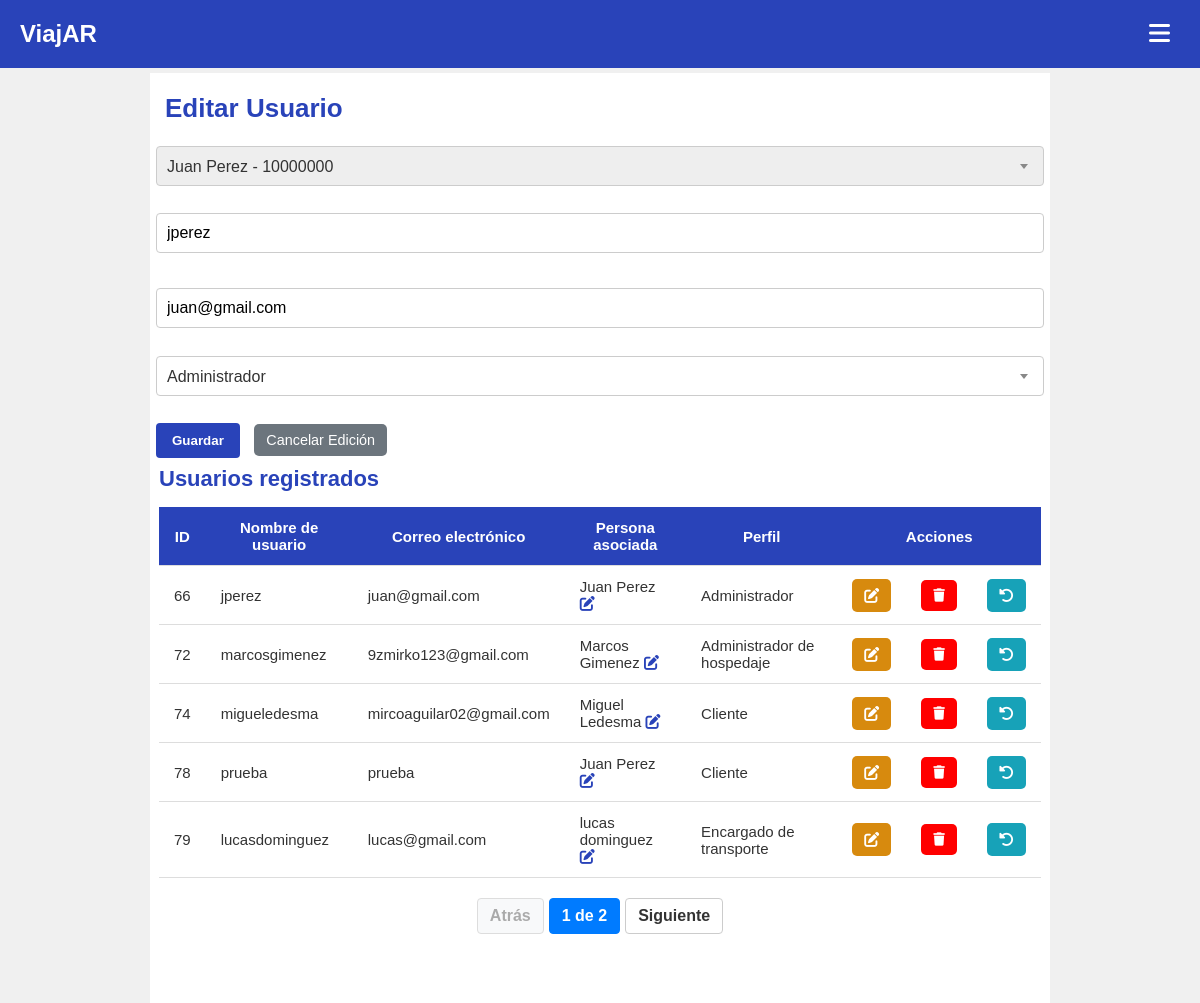
Before: /index.php?page=usuarios&id=66 (signed in) with the older database file.
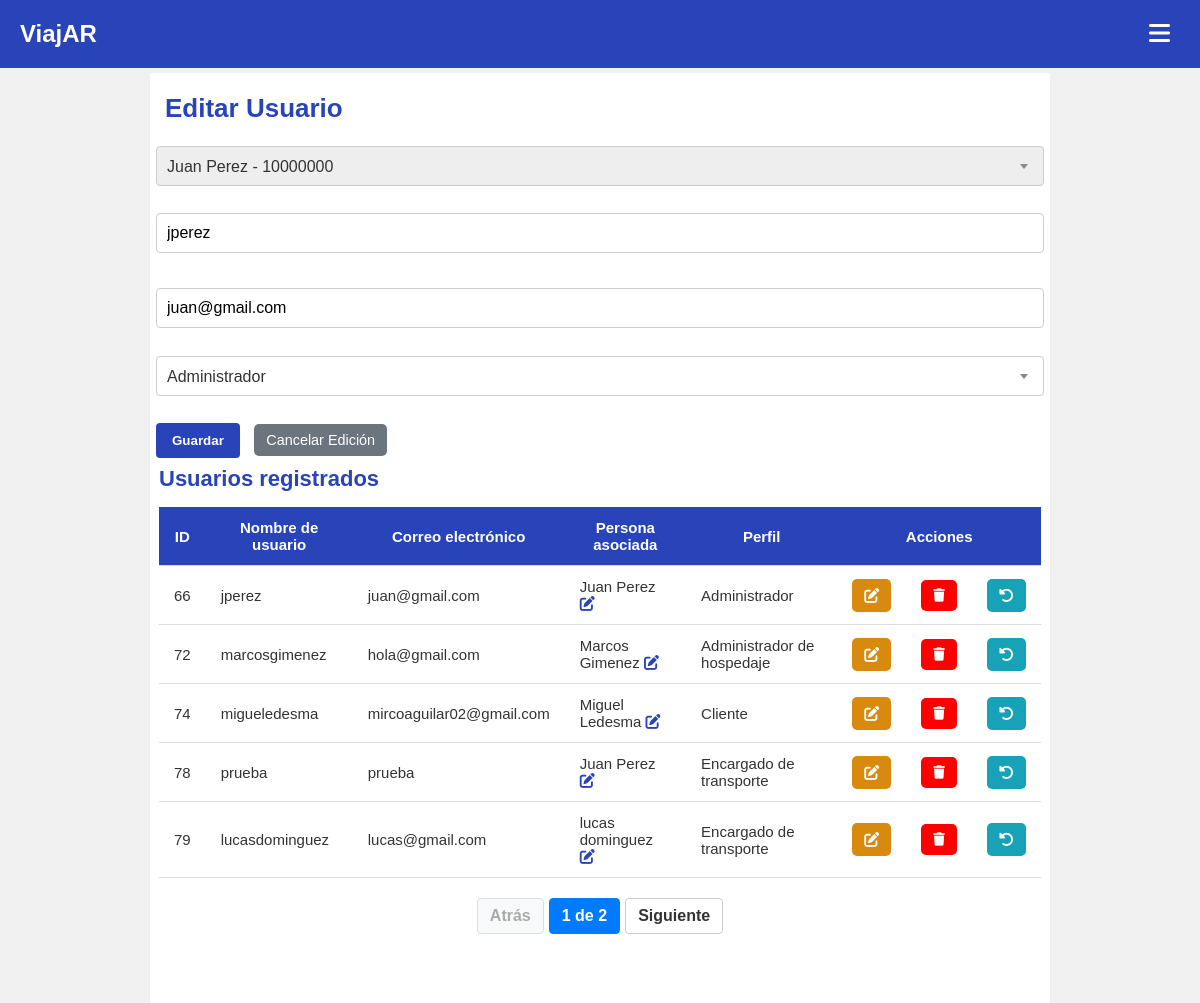
After: the same page with the newer database file.
### tables this page shows
CREATE TABLE `usuarios` (
  `id_usuarios` int NOT NULL AUTO_INCREMENT,
  `usuarios_nombre_usuario` varchar(25) NOT NULL,
  `usuarios_email` varchar(45) NOT NULL,
  `usuarios_fecha_alta` datetime NOT NULL DEFAULT CURRENT_TIMESTAMP,
  `usuarios_password` varchar(245) NOT NULL,
  `activo` tinyint(1) NOT NULL DEFAULT '1',
  `rela_personas` int DEFAULT NULL,
  `rela_perfiles` int NOT NULL,
  PRIMARY KEY (`id_usuarios`),
  KEY `fk_usuarios_personas_idx` (`rela_personas`),
  KEY `fk_usuarios_tipo_de_usuarios1_idx` (`rela_perfiles`),
  CONSTRAINT `fk_usuarios_personas` FOREIGN KEY (`rela_personas`) REFERENCES `personas` (`id_personas`),
  CONSTRAINT `fk_usuarios_tipo_de_usuarios1` FOREIGN KEY (`rela_perfiles`) REFERENCES `perfiles` (`id_perfiles`)
);

CREATE TABLE `perfiles` (
  `id_perfiles` int NOT NULL AUTO_INCREMENT,
  `perfiles_nombre` varchar(45) NOT NULL,
  `activo` tinyint NOT NULL DEFAULT '1',
  PRIMARY KEY (`id_perfiles`)
);

CREATE TABLE `personas` (
  `id_personas` int NOT NULL AUTO_INCREMENT,
  `personas_nombre` varchar(45) DEFAULT NULL,
  `personas_apellido` varchar(45) DEFAULT NULL,
  `personas_fecha_nac` date DEFAULT NULL,
  `activo` tinyint(1) DEFAULT '1',
  `personas_dni` varchar(20) DEFAULT NULL,
  PRIMARY KEY (`id_personas`)
);

### views/paginas/usuarios.php (called while the page is built)
<?php include('views/paginas/usuarios/listado_usuarios.php'); ?>

### index.php (called while the page is built, shortened)
<?php
$plantilla = new PlantillaControlador();
$plantilla -> traer_plantilla();

### models/usuarios.php (called while the page is built, shortened)
<?php
require_once ('conexion.php');
class Usuario extends Pagination {
    public function traer_usuarios(){
        $conexion = new Conexion();
        $offset = $this->current_page * $this->page_size;
        $query = "SELECT
                        usuarios.id_usuarios,
                        usuarios.usuarios_nombre_usuario,
                        usuarios.usuarios_email,
                        usuarios.rela_personas,
                        usuarios.rela_perfiles,
                        perfiles.perfiles_nombre,
                        personas.personas_nombre,
                        personas.personas_apellido
                  FROM usuarios
                  JOIN perfiles ON usuarios.rela_perfiles = perfiles.id_perfiles
                  JOIN personas ON usuarios.rela_personas = personas.id_personas
                  WHERE usuarios.activo = 1
                  LIMIT $offset, $this->page_size";
        return $conexion->consultar($query);
    }
    }

### models/conexion.php (called while the page is built, shortened)
<?php
class Conexion {
    private $con;
    private $servidor;
    private $usuario;
    private $password;
    private $base_datos;
    public function __construct() {
        $this->servidor = 'localhost';
        $this->usuario = 'root';
        $this->password = 'hola';
        $this->base_datos = 'viajar';
    }
    public function conectar() {
        if (!$this->con) {
            $this->con = new mysqli($this->servidor, $this->usuario, $this->password, $this->base_datos);
            $this->con->set_charset("utf8");
        }
        return $this->con;
    }
    public function consultar($query) {
        $resultado = $this->conectar()->query($query);
        $data = [];
        if ($resultado && $resultado->num_rows > 0) {
            while ($row = $resultado->fetch_assoc()) {
                $data[] = $row;
            }
        }
        return $data;
    }
}

### views/paginas/usuarios/listado_usuarios.php (the view, shortened to what the changed rows need)
<?php
require_once('models/usuarios.php');
$page_size = 5;
$current_page = 0;
$usuarios = new Usuario();
$usuarios->page_size = $page_size;
$usuarios->current_page = $current_page;
$result_usuarios = $usuarios->traer_usuarios();
$editing_mode = false;
if (isset($_GET['id'])) {
    $id_usuario_editar = htmlspecialchars($_GET['id']);
    $usuario_data_para_form = $usuarios->traer_usuarios_por_id($id_usuario_editar);
    if (!empty($usuario_data_para_form)) {
        $editing_mode = true;
    } else {
        header("Location: index.php?page=usuarios&message=Usuario a editar no encontrado o inactivo&status=danger");
        exit;
    }
}
?>
<!DOCTYPE html>
<html lang="es">
<head>
    <link rel="stylesheet" href="assets/css/listado_usuarios.css?v=1">
    <link rel="stylesheet" href="https://cdnjs.cloudflare.com/ajax/libs/font-awesome/6.0.0-beta3/css/all.min.css">
</head>
<body>
    <div class="container">
        <form id="form-crear-usuario" method="post" action="controllers/usuarios/usuarios.controlador.php">
            <h1><?php echo $editing_mode ? 'Editar Usuario' : 'Crear Usuario'; ?></h1>
        </form>
    </div>
    <div class="container">
        <h2>Usuarios registrados</h2>
        <table>
            <thead>
                <tr>
                    <th>ID</th>
                    <th>Nombre de usuario</th>
                    <th>Correo electrónico</th>
                    <th>Persona asociada</th>
                    <th>Perfil</th>
                    <th id="acciones" colspan="3">Acciones</th>
                </tr>
            </thead>
            <tbody>
                <?php
                if (!empty($result_usuarios)):
                    foreach ($result_usuarios as $row):
                ?>
                    <tr>
                        <td><?php echo htmlspecialchars($row['id_usuarios']); ?></td>
                        <td><?php echo htmlspecialchars($row['usuarios_nombre_usuario']); ?></td>
                        <td><?php echo htmlspecialchars($row['usuarios_email']); ?></td>
                        <td>
                        <?php echo htmlspecialchars($row['personas_nombre'] . ' ' . $row['personas_apellido']); ?>
                        <a href="#" class="editar-persona-btn" data-persona-id="<?php echo htmlspecialchars($row['rela_personas']); ?>" title="Editar persona">
                            <i class="fa-solid fa-pen-to-square"></i>
                        </a>
                        </td>
                        <td><?php echo htmlspecialchars($row['perfiles_nombre']); ?></td>
                        <td><a id="editar" href="index.php?page=usuarios&id=<?php echo htmlspecialchars($row['id_usuarios']); ?>"><i class="fa-solid fa-pen-to-square"></i></a></td>
                        <td>
                            <button class="btn-eliminar"
                                    data-id="<?php echo htmlspecialchars($row['id_usuarios']); ?>"
                                    data-entity="usuarios"
                                    data-action="eliminar">
                                <i class="fa-solid fa-trash"></i>
                            </button>
                        </td>
                        <td>
                            <a id="reset" href="controllers/usuarios/email.controlador.php?action=reset_password_admin&email=<?php echo urlencode($row['usuarios_email']); ?>&origin=admin">
                                <i class="fa-solid fa-rotate-left"></i>
                            </a>
                        </td>
                    </tr>
                <?php
                    endforeach;
                else:
                ?>
                    <tr>
                        <td colspan="7">No hay usuarios registrados.</td>
                    </tr>
                <?php
                endif;
                ?>
            </tbody>
        </table>
    </div>
</body>
</html>

Changed rows visible on the page:
changed usuarios "marcosgimenez": usuarios_email "9zmirko123@gmail.com" → "hola@gmail.com"
changed usuarios "prueba": rela_perfiles.perfiles_nombre "Cliente" → "Encargado de transporte"
